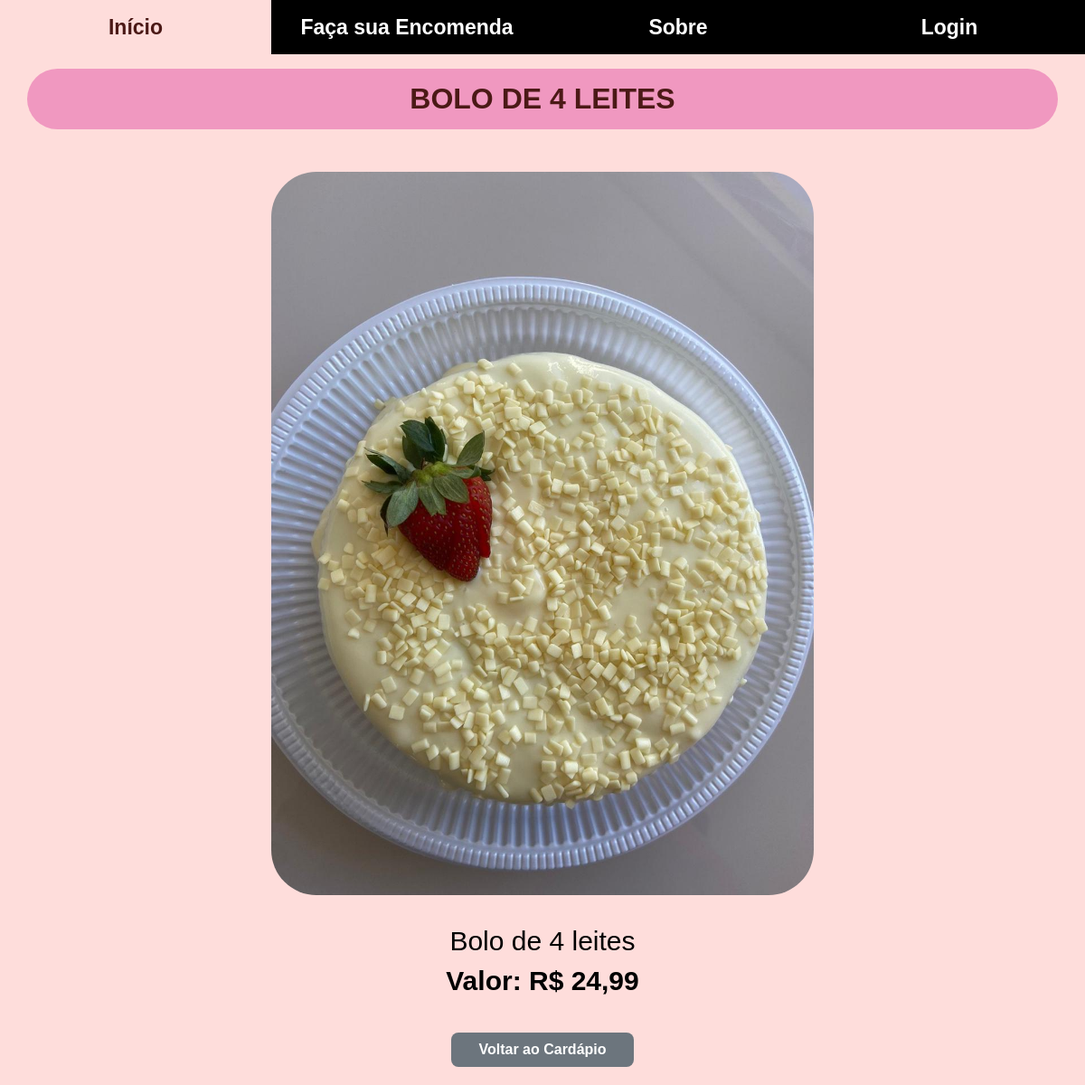
Page /php/produto_detalhe.php?id=33 on the committed database.
### tables this page shows
CREATE TABLE `produtos` (
  `id` int(11) NOT NULL,
  `nome` varchar(100) NOT NULL,
  `preco` decimal(10,2) NOT NULL,
  `imagem_url` varchar(255) DEFAULT NULL,
  `descricao` text DEFAULT NULL,
  `categoria_id` int(11) DEFAULT NULL
);

### php/produto_detalhe.php (the view, shortened to what this page needs)
<?php
include 'conect.php';
$id = $_GET['id'];
$sql = "SELECT * FROM produtos WHERE id = ?";
$stmt = $conn->prepare($sql);
$stmt->bind_param("i", $id);
$stmt->execute();
$resultado = $stmt->get_result();
$produto = $resultado->fetch_assoc();
?>
<!DOCTYPE html>
<html lang="pt-br">
<head>
    <link rel="stylesheet" href="/confeitaria/css/style.css">
</head>
<body>
    <?php include 'menu.php'; ?>
    <div class="content">
        <h1 class="titleTop"><?= htmlspecialchars($produto['nome']) ?></h1>
        <div class="descricao-produto">
            <img class="produto-img" src="<?= htmlspecialchars($produto['imagem_url']) ?>" alt="<?= htmlspecialchars($produto['nome']) ?>">
            <p><?= nl2br(htmlspecialchars($produto['descricao'])) ?></p> <p class="produto-preco">Valor: R$ <?= number_format($produto['preco'], 2, ',', '.') ?></p>
        </div>
        <div class="area-botao-inferior">
            <a href="index.php" class="btn-voltar">Voltar ao Cardápio</a>
        </div>
    </div>
</body>
</html>

### css/style.css (style rules this page uses)
html, body { height: 100%; margin: 0; background-color: #fedddb; font-family: sans-serif; }
.content { padding: 30px 20px 20px 20px; margin-top: 60px; width: auto; background: #fedddb; display: grid; overflow: auto; margin-left: auto; margin-right: auto; }
.content .titleTop { position: fixed; top: 55px; left: 50%; transform: translateX(-50%); width: 95%; max-width: 1200px; padding: 15px 0; background-color: #f098c0; border-radius: 100px; text-align: center; text-transform: uppercase; color: #4b1916; z-index: 999; }
.descricao-produto { text-align: center; padding: 20px; margin-top: 80px; }
.produto-img { max-width: 100%; width: 600px; border-radius: 50px; }
.descricao-produto p { font-size: 30px; }
.produto-preco { margin-top: -20px; font-weight: bold; font-size: 50px; }
.area-botao-inferior { text-align: center; margin-top: -10px; }
.btn-voltar { display: inline-block; padding: 10px 30px; background-color: #6c757d; color: white; text-decoration: none; border-radius: 8px; font-weight: bold; transition: background-color 0.3s; }

### rows in the picture
produtos: nome "BOLO DE 4 LEITES", imagem_url (picture), descricao "Bolo de 4 leites", preco "24,99"
